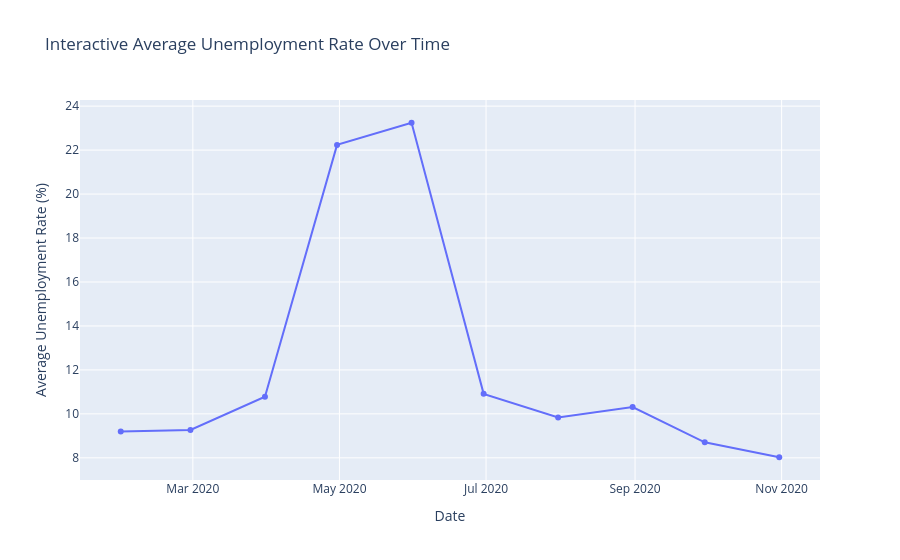

The code cell stored with this chart in its notebook:
### Markdown cell above
## 30. Interactive Unemployment Trend

An interactive Plotly visualization is created to explore
the unemployment trend over time.

### Code cell
fig = px.line(
    date_avg,
    x="Date",
    y="Unemployment_Rate",
    title="Interactive Average Unemployment Rate Over Time",
    markers=True
)

fig.update_layout(
    xaxis_title="Date",
    yaxis_title="Average Unemployment Rate (%)"
)

fig.show()

### Figure 1 — Plotly figure (JSON) as saved in the notebook; plotly's stock layout.template omitted (floating-point values rounded to 4 significant figures)
{"data": [{"hovertemplate": "Date=%{x}<br>Unemployment_Rate=%{y}<extra></extra>", "legendgroup": "", "line": {"color": "#636efa", "dash": "solid"}, "marker": {"symbol": "circle"}, "mode": "lines+markers", "name": "", "orientation": "v", "showlegend": false, "type": "scatter", "x": ["2020-01-31T00:00:00.000000000", "2020-02-29T00:00:00.000000000", "2020-03-31T00:00:00.000000000", "2020-04-30T00:00:00.000000000", "2020-05-31T00:00:00.000000000", "2020-06-30T00:00:00.000000000", "2020-07-31T00:00:00.000000000", "2020-08-31T00:00:00.000000000", "2020-09-30T00:00:00.000000000", "2020-10-31T00:00:00.000000000"], "xaxis": "x", "y": [9.197, 9.266, 10.78, 22.24, 23.24, 10.91, 9.834, 10.31, 8.706, 8.026], "yaxis": "y"}], "layout": {"legend": {"tracegroupgap": 0}, "title": {"text": "Interactive Average Unemployment Rate Over Time"}, "xaxis": {"anchor": "y", "domain": [0, 1], "title": {"text": "Date"}}, "yaxis": {"anchor": "x", "domain": [0, 1], "title": {"text": "Average Unemployment Rate (%)"}}}}
